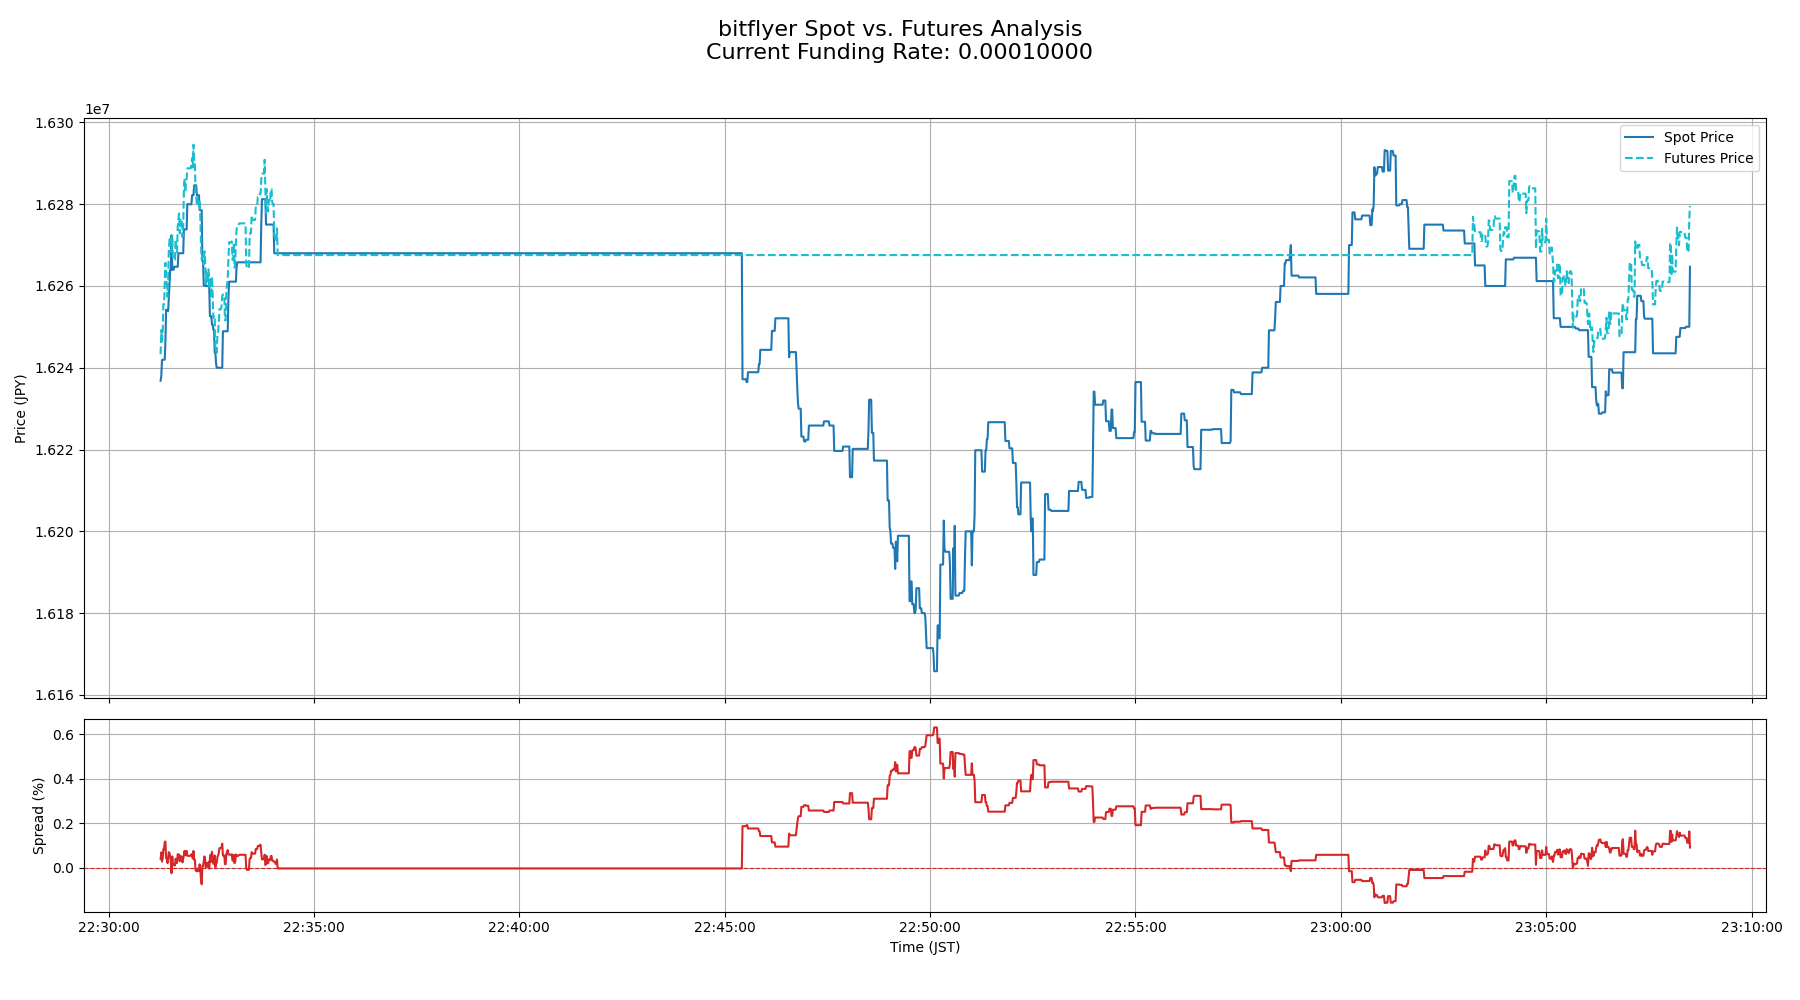

Here is the Python script that generated this plot:
import requests
import pandas as pd
import matplotlib.pyplot as plt
import matplotlib.dates as mdates
import database # New import

# --- Configuration ---
SPOT_PRODUCT_CODE = "BTC_JPY"
FUTURES_PRODUCT_CODE = "FX_BTC_JPY"

# --- API Fetching ---

def fetch_new_trades(product_code: str, after_id: int | None = None):
    """
    Fetches trades from the bitflyer API that occurred after a given trade ID.
    If after_id is None, it fetches the most recent trades.
    """
    url = f"https://api.bitflyer.com/v1/getexecutions"
    params = {
        "product_code": product_code,
        "count": 500 # Always fetch the max count
    }
    if after_id:
        params['after'] = after_id

    print(f"Fetching trades for {product_code} after ID: {after_id or 'None'}...")
    try:
        response = requests.get(url, params=params)
        response.raise_for_status()
        trades = response.json()
        # API returns in ascending order of ID, which is what we want.
        return trades
    except requests.exceptions.RequestException as e:
        print(f"Error fetching new trades for {product_code}: {e}")
        return None

def fetch_funding_rate(product_code="FX_BTC_JPY"):
    """
    Gets the current funding rate from bitflyer.
    """
    url = f"https://api.bitflyer.com/v1/getfundingrate?product_code={product_code}"
    try:
        response = requests.get(url)
        response.raise_for_status()
        return response.json()
    except requests.exceptions.RequestException as e:
        print(f"Error fetching funding rate for {product_code}: {e}")
        return None


# --- Data Processing ---

def calculate_spread(spot_df: pd.DataFrame, futures_df: pd.DataFrame, interval='1s') -> pd.DataFrame:
    """
    Resamples spot and futures data to a common time interval and calculates the spread.
    """
    if spot_df.empty or futures_df.empty:
        return pd.DataFrame()

    # Convert UTC index to Tokyo time
    spot_df.index = spot_df.index.tz_convert('Asia/Tokyo')
    futures_df.index = futures_df.index.tz_convert('Asia/Tokyo')

    # Resample to the given interval, taking the last price and forward-filling
    spot_resampled = spot_df['price'].resample(interval).last().ffill()
    futures_resampled = futures_df['price'].resample(interval).last().ffill()

    # Combine into a single DataFrame
    combined_df = pd.concat([spot_resampled, futures_resampled], axis=1, keys=['spot_price', 'futures_price'])

    # Drop rows where we don't have both prices
    combined_df.dropna(inplace=True)

    # Calculate spread percentage
    combined_df['spread_pct'] = ((combined_df['futures_price'] - combined_df['spot_price']) / combined_df['spot_price']) * 100

    print(f"Calculated spread for {len(combined_df)} time intervals.")
    return combined_df


# --- Plotting ---

def plot_trades(processed_df: pd.DataFrame, funding_rate: float | None = None, output_filename="trade_analyzer.png"):
    """
    Plots prices and spread in two vertically stacked subplots.
    """
    if processed_df.empty:
        print("Processed data is empty, skipping plot.")
        return

    print(f"Generating stacked plot and saving to {output_filename}...")
    fig, (ax1, ax2) = plt.subplots(
        2, 1,
        sharex=True,
        figsize=(18, 10),
        gridspec_kw={'height_ratios': [3, 1]}
    )

    # --- Top Plot (Prices) ---
    ax1.plot(processed_df.index, processed_df['spot_price'], color='tab:blue', label='Spot Price')
    ax1.plot(processed_df.index, processed_df['futures_price'], color='tab:cyan', linestyle='--', label='Futures Price')
    ax1.set_ylabel('Price (JPY)')
    ax1.legend()
    ax1.grid(True)

    # --- Bottom Plot (Spread) ---
    ax2.plot(processed_df.index, processed_df['spread_pct'], color='tab:red', label='Spread %')
    ax2.axhline(0, color='tab:red', linestyle='--', linewidth=0.8)
    ax2.set_ylabel('Spread (%)')
    ax2.set_xlabel('Time (JST)')
    ax2.grid(True)

    # --- Figure-level Formatting ---
    title = 'bitflyer Spot vs. Futures Analysis'
    if funding_rate is not None:
        title += f'\nCurrent Funding Rate: {funding_rate:.8f}'
    fig.suptitle(title, fontsize=16)

    fig.tight_layout(rect=[0, 0.03, 1, 0.97]) # Adjust layout to make room for suptitle

    # Date formatting for the shared x-axis
    formatter = mdates.DateFormatter('%H:%M:%S', tz='Asia/Tokyo')
    ax2.xaxis.set_major_formatter(formatter)

    try:
        plt.savefig(output_filename)
        print(f"Successfully saved plot to {output_filename}")
    except Exception as e:
        print(f"Error saving plot: {e}")


# --- Main Execution Logic ---

def main():
    """
    Main function to fetch, store, and analyze trade data.
    """
    # 1. Initialize Database
    database.initialize_database()

    products_to_sync = [SPOT_PRODUCT_CODE, FUTURES_PRODUCT_CODE]

    # 2. Sync data for each product
    for product in products_to_sync:
        print(f"\n--- Syncing for {product} ---")
        latest_id = database.get_latest_trade_id(product)
        new_trades = fetch_new_trades(product, after_id=latest_id)
        if new_trades:
            database.save_trades(new_trades, product)
        else:
            print(f"No new trades found for {product}.")

    # 3. Load all data from DB for analysis
    print("\n--- Loading all data from database for analysis ---")
    spot_df = database.load_all_trades_as_df(SPOT_PRODUCT_CODE)
    futures_df = database.load_all_trades_as_df(FUTURES_PRODUCT_CODE)

    # 4. Process data and calculate spread
    processed_df = calculate_spread(spot_df, futures_df)

    # 5. Fetch current funding rate
    funding_rate_data = fetch_funding_rate()
    funding_rate = funding_rate_data.get('current_funding_rate') if funding_rate_data else None

    # 6. Call plotting function
    if not processed_df.empty:
        plot_trades(processed_df, funding_rate)

    print("\nScript finished.")


if __name__ == "__main__":
    main()
